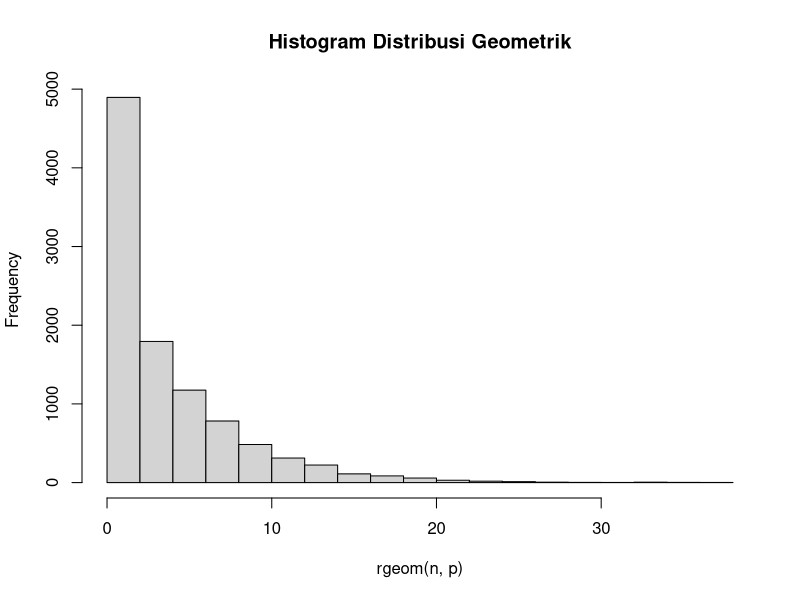
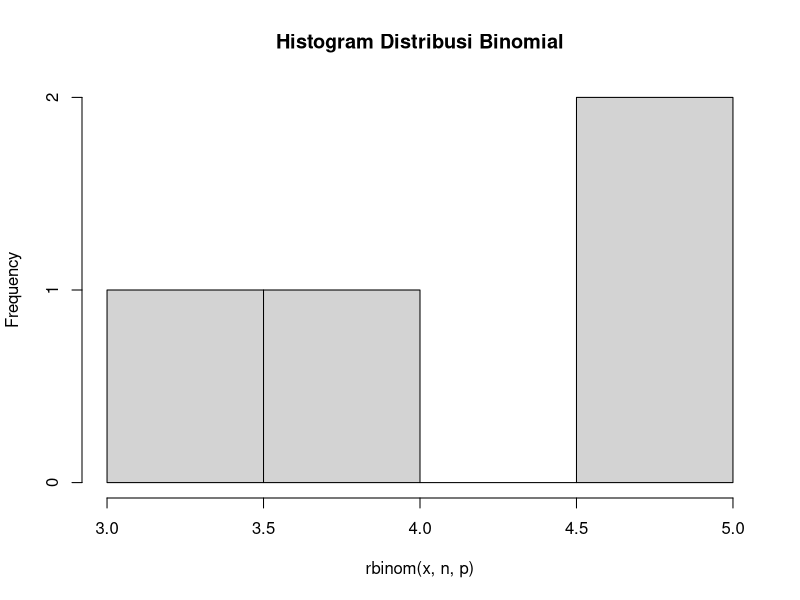
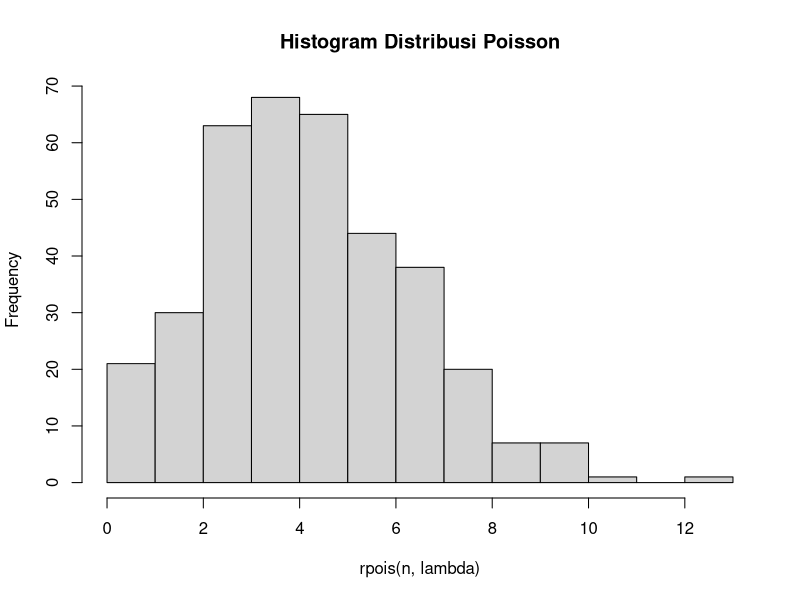
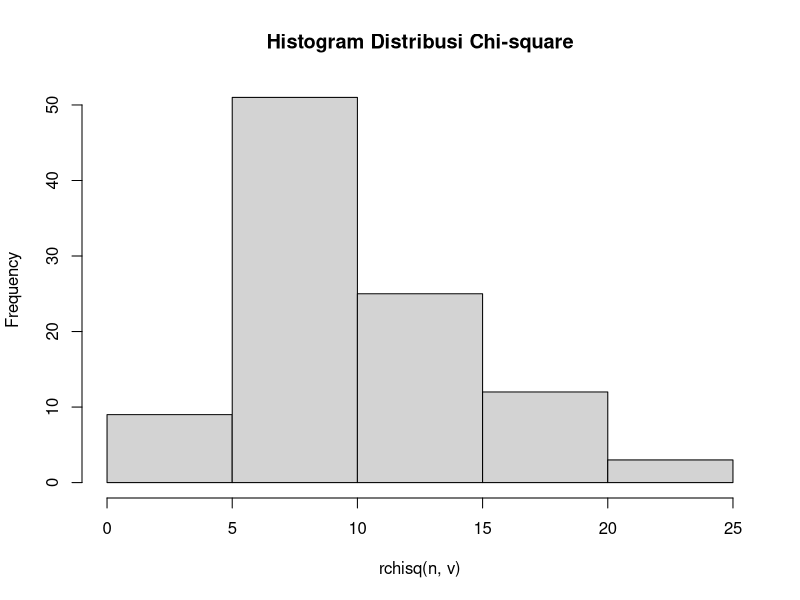
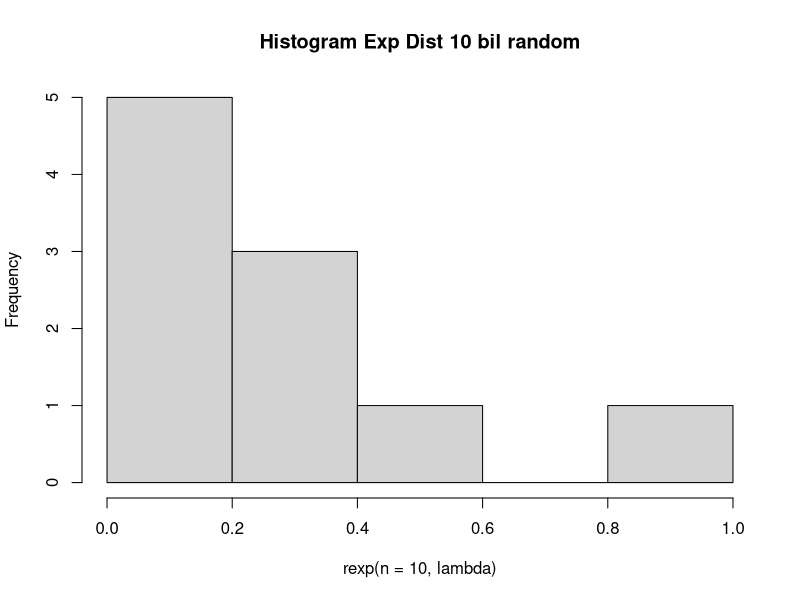
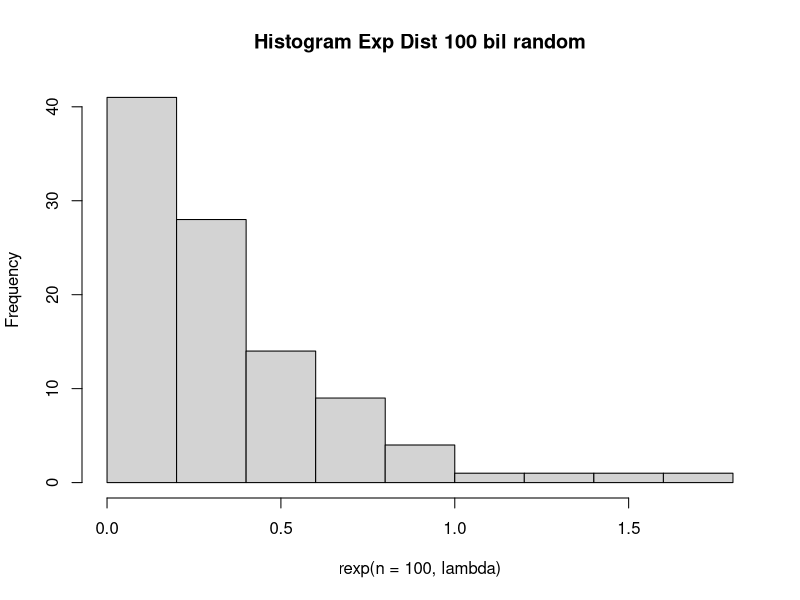
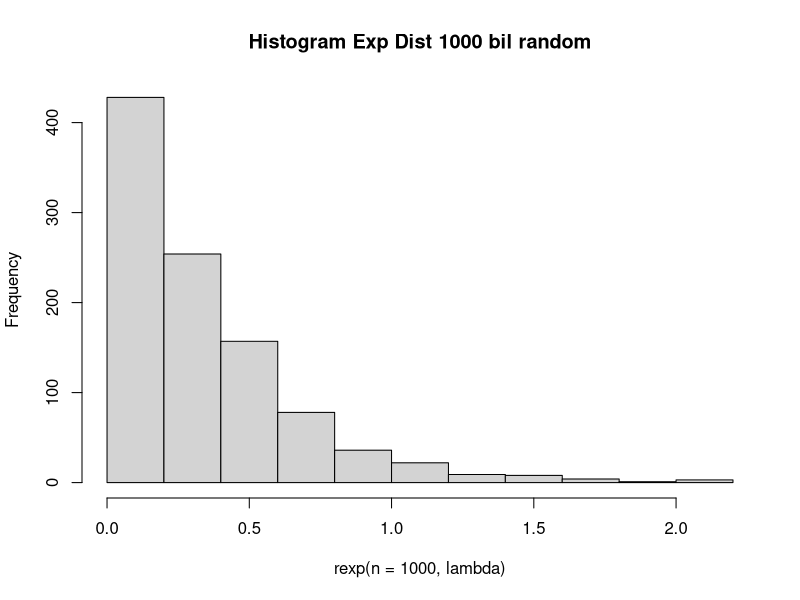
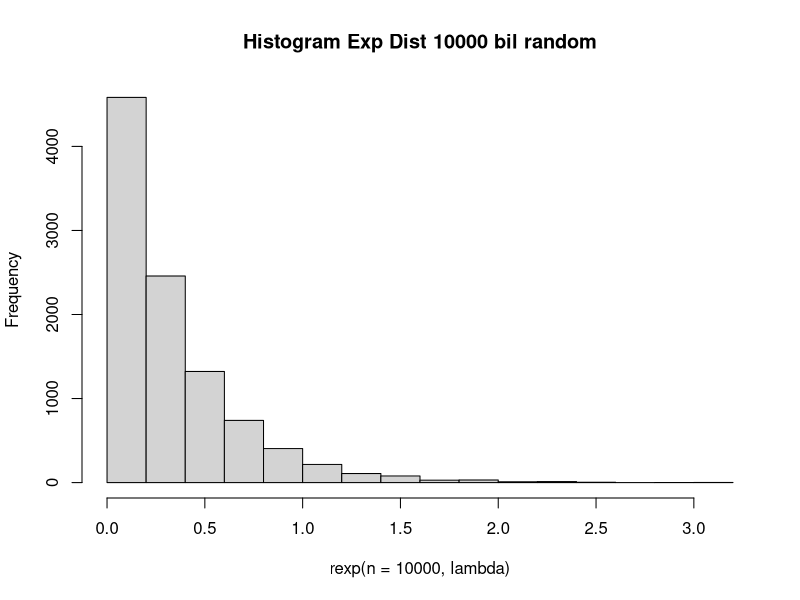

Source code (R) for these figures, in order: (Note: this script raises an error after producing the figures.)
"----------No 1----------"
x = 3
p = 0.20
n = 10000

#No 1A
geom_dist <- dgeom(x, p)
paste("Peluang =", geom_dist)

#No 1B
mean <- mean(rgeom(n, p) == 3)
paste("Mean =", mean)

#No 1C
#Penjelasan di file README.MD

#No 1D
hist(rgeom(n, p), main = 'Histogram Distribusi Geometrik')

#No 1E
rataan = 1 / p
paste("Rataan =", rataan)

varian = (1 - p) / (p ^ 2)
paste("Varian =", varian)

"----------No 2----------"
n = 20
p = 0.2
x = 4

#No 2A
binom_dist <- dbinom(x, n, p)
paste("Peluang =", binom_dist)

#No 2B
hist(rbinom(x, n, p), main = "Histogram Distribusi Binomial")

#No 2C
rataan = n * p
paste("Rataan =", rataan)

varian = n * p * (1 - p)
paste("Varian =", varian)

"----------No 3----------"
lambda = 4.5

#No 3A
x = 6
pois_dist <- dpois(x, lambda)
paste("Peluang =", pois_dist)

#No 3B
n = 365
hist(rpois(n, lambda), main = "Histogram Distribusi Poisson")

#No 3C
#Penjelasan di file README.MD

#No 3D
rataan = varian = lambda
paste("Rataan =", rataan)
paste("Varian =", varian)

"----------No 4----------"
x = 2
v = 10

#No 4A
chisq_dist <- dchisq(x, v)
paste("Peluang =", chisq_dist)

#No 4B
n = 100
hist(rchisq(n, v), main = "Histogram Distribusi Chi-square")

#No 4C
rataan = v
paste("Rataan =", rataan)

varian = 2 * v
paste("Varian =", varian)

"----------No 5----------"
lambda = 3

#No 5A
set.seed(1)
exp_dist <- rexp(1, lambda)
paste("Peluang =", exp_dist)

#No 5B
set.seed(1)
hist(rexp(n = 10, lambda), main = "Histogram Exp Dist 10 bil random")
hist(rexp(n = 100, lambda), main = "Histogram Exp Dist 100 bil random")
hist(rexp(n = 1000, lambda), main = "Histogram Exp Dist 1000 bil random")
hist(rexp(n = 10000, lambda), main = "Histogram Exp Dist 10000 bil random")

#No 5C
N = 100

set.seed(1)
rataan = mean(rexp(N, lambda))
paste("Rataan =", rataan)

varian = sd(rexp(N, lambda))^2
paste("Varian =", varian)

"----------No 6----------"
n = 100
mean = 50
sd = 8

#No 6A
set.seed(1)
x = rnorm(n, mean, sd)

mean_data = mean(x)
X1 = floor(mean_data)
X1
X2 = ceiling(mean_data)
X2

P = pnorm(X2, mean, sd) - pnorm(X1, mean, sd)
paste("P(X1 ≤ x ≤ X2) =", P)

zScore = (x - mean_data) / sd(data)
print("Z-Score:")
zScore
plot(zScore, main = "Plot Z-Score")

#No 6B
breaks = 50
hist(x, breaks, main = "5025211023_Wan Sabrina Mayzura_Probstat_A_DNhistogram")

#No 6C
varian = sd(x)^2
paste("Varian =", varian)
